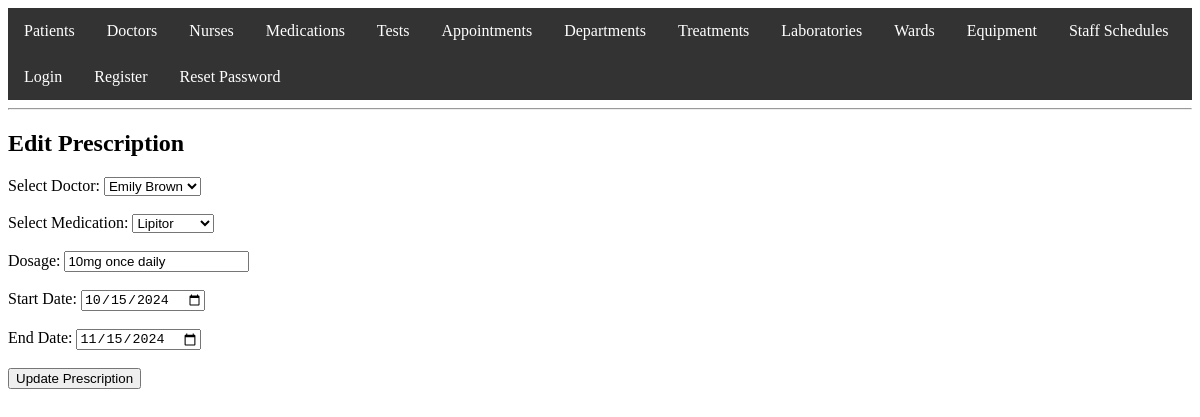
Screenshot of /patient/edit_prescription_form.php?prescription_id=1&patient_id=1 with the database file from the repository.
### tables this page shows
CREATE TABLE Prescriptions (
                               prescription_id INT PRIMARY KEY AUTO_INCREMENT,
                               patient_id INT,
                               doctor_id INT,
                               medication_id INT,
                               dosage VARCHAR(50),
                               start_date DATE,
                               end_date DATE,
                               FOREIGN KEY (patient_id) REFERENCES Patients(patient_id) ON DELETE CASCADE,
                               FOREIGN KEY (doctor_id) REFERENCES Doctors(doctor_id) ON DELETE CASCADE,
                               FOREIGN KEY (medication_id) REFERENCES Medications(medication_id) ON DELETE CASCADE
);

CREATE TABLE Doctors (
                         doctor_id INT PRIMARY KEY AUTO_INCREMENT,
                         user_id INT,
                         first_name VARCHAR(50),
                         last_name VARCHAR(50),
                         specialization_id INT,
                         FOREIGN KEY (user_id) REFERENCES Users(user_id) ON DELETE CASCADE,
                         FOREIGN KEY (specialization_id) REFERENCES Specializations(specialization_id)
);

CREATE TABLE Medications (
                             medication_id INT PRIMARY KEY AUTO_INCREMENT,
                             name VARCHAR(50),
                             description TEXT
);

### patient/edit_prescription_form.php (the view, shortened to what this page needs)
<?php
include '../auth.php';
include '../header.php';
if (isset($_GET['prescription_id']) && is_numeric($_GET['prescription_id']) && isset($_GET['patient_id']) && is_numeric($_GET['patient_id'])) {
    $prescription_id = $_GET['prescription_id'];
    $patient_id = $_GET['patient_id'];
    $stmt = $conn->prepare("
        SELECT p.*, m.name AS medication_name
        FROM Prescriptions p
        JOIN Medications m ON p.medication_id = m.medication_id
        WHERE p.prescription_id = ? AND p.patient_id = ?
    ");
    $stmt->bind_param("ii", $prescription_id, $patient_id);
    $stmt->execute();
    $result = $stmt->get_result();
    $prescription = $result->fetch_assoc();
    $doctors_result = $conn->query("
        SELECT d.doctor_id, d.first_name, d.last_name
        FROM Doctors d
        JOIN DoctorPatient dp ON d.doctor_id = dp.doctor_id
        WHERE dp.patient_id = $patient_id
    ");
    $medications_result = $conn->query("SELECT * FROM Medications");
} else {
    header("Location: patient_care.php?id=$patient_id&error=" . urlencode("Invalid prescription ID."));
    exit();
}
?>
<h2>Edit Prescription</h2>
<form action="update_prescription.php" method="post">
    <label for="doctor_id">Select Doctor:</label>
    <select name="doctor_id" id="doctor_id" required>
        <?php while ($doctor = $doctors_result->fetch_assoc()): ?>
            <option value="<?php echo $doctor['doctor_id']; ?>" <?php if ($doctor['doctor_id'] == $prescription['doctor_id']) echo 'selected'; ?>>
                <?php echo htmlspecialchars($doctor['first_name'] . ' ' . $doctor['last_name']); ?>
            </option>
        <?php endwhile; ?>
    </select>
    <br><br>
    <label for="medication_id">Select Medication:</label>
    <select name="medication_id" id="medication_id" required>
        <?php while ($medication = $medications_result->fetch_assoc()): ?>
            <option value="<?php echo $medication['medication_id']; ?>" <?php if ($medication['medication_id'] == $prescription['medication_id']) echo 'selected'; ?>>
                <?php echo htmlspecialchars($medication['name']); ?>
            </option>
        <?php endwhile; ?>
    </select>
    <br><br>
    <label for="dosage">Dosage:</label>
    <input type="text" name="dosage" id="dosage" value="<?php echo htmlspecialchars($prescription['dosage']); ?>" required><br><br>
    <label for="start_date">Start Date:</label>
    <input type="date" name="start_date" id="start_date" value="<?php echo htmlspecialchars($prescription['start_date']); ?>" required><br><br>
    <label for="end_date">End Date:</label>
    <input type="date" name="end_date" id="end_date" value="<?php echo htmlspecialchars($prescription['end_date']); ?>" required><br><br>
    <input type="submit" value="Update Prescription">
</form>
<?php
include '../footer.php';
?>

### rows the page displays
prescriptions: doctor_id "Emily Brown", medication_id "Lipitor", dosage "10mg once daily", start_date "10/15/2024", end_date "11/15/2024"
